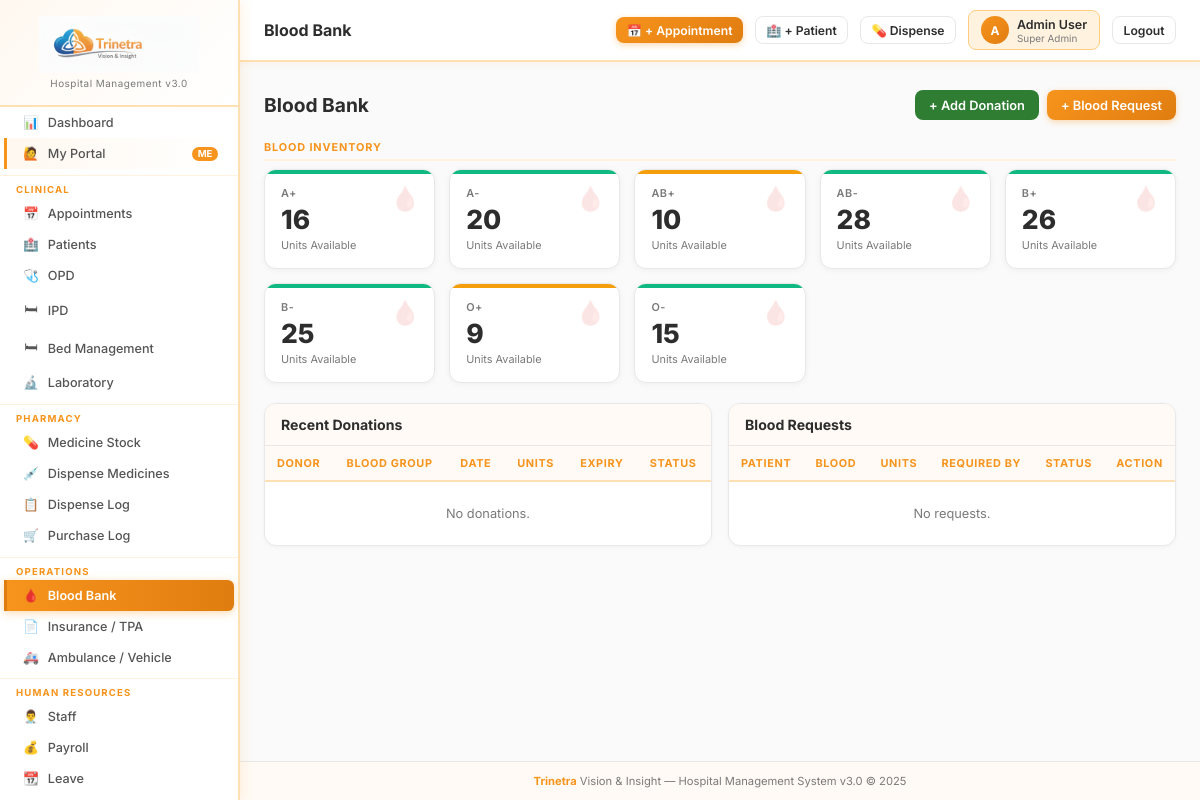
Page /bloodbank (signed in) on the committed database.
### tables this page shows
CREATE TABLE blood_inventory (
    id INTEGER PRIMARY KEY AUTOINCREMENT, blood_group TEXT NOT NULL UNIQUE,
    units_available INTEGER DEFAULT 0, last_updated TEXT DEFAULT CURRENT_TIMESTAMP
);

### app.py (the view)
@app.route('/bloodbank')
@perm_required('bloodbank','view')
def bloodbank():
    inventory  = qdb("SELECT * FROM blood_inventory ORDER BY blood_group")
    donations  = qdb("SELECT * FROM blood_donations ORDER BY id DESC LIMIT 50")
    requests   = qdb("""SELECT blood_requests.*,patients.patient_name FROM blood_requests
        LEFT JOIN patients ON patients.id=blood_requests.patient_id ORDER BY blood_requests.id DESC LIMIT 50""")
    return render_template('bloodbank/index.html', inventory=inventory, donations=donations, requests=requests)

### app.py (called while the page is built)
def get_db():
    db = getattr(g, '_database', None)
    if db is None:
        db = g._database = sqlite3.connect(DATABASE)
        db.row_factory = sqlite3.Row
        db.execute("PRAGMA foreign_keys = ON")
    return db

@app.teardown_appcontext
def close_connection(exception):
    db = getattr(g, '_database', None)
    if db is not None: db.close()

def qdb(query, args=(), one=False):
    cur = get_db().execute(query, args)
    rv = cur.fetchall()
    return (rv[0] if rv else None) if one else rv

def get_user(): return session.get('hospitaladmin', {})

def get_user_permissions():
    user = get_user()
    if not user: return {}
    if user.get('roles') == 'Super Admin':
        return {m: {'view':True,'add':True,'edit':True,'delete':True} for m in ALL_MODULES}
    role_id = user.get('role_id', 0)
    rows = qdb("SELECT module,can_view,can_add,can_edit,can_delete FROM role_permissions WHERE role_id=?", (role_id,))
    return {r['module']: {'view':bool(r['can_view']),'add':bool(r['can_add']),'edit':bool(r['can_edit']),'delete':bool(r['can_delete'])} for r in rows}

def perm_required(module, action='view'):
    def decorator(f):
        @wraps(f)
        def decorated(*args, **kwargs):
            if 'hospitaladmin' not in session:
                return redirect(url_for('login'))
            user = get_user()
            if user.get('roles') == 'Super Admin':
                return f(*args, **kwargs)
            perms = get_user_permissions()
            if not perms.get(module, {}).get(action):
                flash(f'Access denied: {action} permission required for {module}.', 'danger')
                return redirect(url_for('dashboard'))
            return f(*args, **kwargs)
        return decorated
    return decorator

@app.context_processor
def inject_globals():
    user = get_user()
    perms = get_user_permissions() if user else {}
    settings = {}
    if user:
        try:
            rows = qdb("SELECT name,value FROM sch_settings")
            settings = {r['name']: r['value'] for r in rows}
        except: pass
    return dict(current_user=type('U', (), user)() if user else None,
                user_perms=perms, settings=settings,
                ALL_MODULES=ALL_MODULES)

### templates/bloodbank/index.html
{% extends 'base.html' %}{% block title %}Blood Bank{% endblock %}{% block page_title %}Blood Bank{% endblock %}{% block content %}
<div class="page-header"><div><h1>Blood Bank</h1></div>
  <div class="flex gap-2">
    {% if user_perms.get('bloodbank',{}).get('add') %}<a href="{{ url_for('bloodbank_donate') }}" class="btn btn-success">+ Add Donation</a>
    <a href="{{ url_for('bloodbank_request') }}" class="btn btn-primary">+ Blood Request</a>{% endif %}
  </div>
</div>
<div class="form-section">Blood Inventory</div>
<div class="stats-grid">
  {% for inv in inventory %}
  <div class="stat-card" style="--card-color:{% if inv.units_available>10 %}#10b981{% elif inv.units_available>0 %}#f59e0b{% else %}#ef4444{% endif %};">
    <div class="stat-label">{{ inv.blood_group }}</div>
    <div class="stat-value">{{ inv.units_available }}</div>
    <div class="stat-sub">Units Available</div>
    <div class="stat-icon">🩸</div>
  </div>{% endfor %}
</div>
<div class="grid-2">
<div class="card"><div class="card-header"><h3>Recent Donations</h3></div><div class="card-body p-0"><div class="table-wrap"><table>
<thead><tr><th>Donor</th><th>Blood Group</th><th>Date</th><th>Units</th><th>Expiry</th><th>Status</th></tr></thead>
<tbody>{% for d in donations %}<tr>
  <td>{{ d.donor_name }}</td><td><span class="badge badge-danger">{{ d.blood_group }}</span></td>
  <td>{{ d.donation_date }}</td><td>{{ d.units_donated }}</td><td>{{ d.expiry_date or '—' }}</td>
  <td>{% if d.status=='available' %}<span class="badge badge-success">Available</span>{% else %}<span class="badge badge-secondary">Used</span>{% endif %}</td>
</tr>{% else %}<tr><td colspan="6" class="text-center text-muted" style="padding:1.5rem">No donations.</td></tr>{% endfor %}</tbody>
</table></div></div></div>
<div class="card"><div class="card-header"><h3>Blood Requests</h3></div><div class="card-body p-0"><div class="table-wrap"><table>
<thead><tr><th>Patient</th><th>Blood</th><th>Units</th><th>Required By</th><th>Status</th><th>Action</th></tr></thead>
<tbody>{% for r in requests %}<tr>
  <td>{{ r.patient_name or 'External' }}</td><td><span class="badge badge-danger">{{ r.blood_group }}</span></td>
  <td>{{ r.units_required }}</td><td>{{ r.required_date or '—' }}</td>
  <td>{% if r.status=='approved' %}<span class="badge badge-success">Approved</span>{% elif r.status=='rejected' %}<span class="badge badge-danger">Rejected</span>{% else %}<span class="badge badge-warning">Pending</span>{% endif %}</td>
  <td>{% if r.status=='pending' and user_perms.get('bloodbank',{}).get('edit') %}
    <form method="POST" action="{{ url_for('bloodbank_approve',rid=r.id) }}" style="display:inline"><button class="btn btn-success btn-xs">Approve</button></form>{% endif %}</td>
</tr>{% else %}<tr><td colspan="6" class="text-center text-muted" style="padding:1.5rem">No requests.</td></tr>{% endfor %}</tbody>
</table></div></div></div>
</div>{% endblock %}

### templates/base.html (style rules this page uses)
:root { --brand-orange:#F7941D; --brand-orange-dark:#e07d10; --brand-orange-light:#FFF3E0; --brand-blue:#1565C0; --sidebar:#ffffff; --sidebar-border:#ffe0b2; --sidebar-hover:#fff8f0; --sidebar-active-bg:#F7941D; --sidebar-active-text:#ffffff; --topbar:#ffffff; --bg:#fafafa; --card:#ffffff; --border:#e8e8e8; --text:#2d2d2d; --muted:#7a7a7a; --primary:#F7941D; --primary-dark:#e07d10; --success:#2e7d32; --danger:#c62828; --warning:#e65100; --info:#0277bd; --purple:#6a1b9a; }
* { margin:0;padding:0;box-sizing:border-box; }
html,body { height:100%; }
body { font-family:'Inter',system-ui,sans-serif; background:var(--bg); color:var(--text); display:flex; min-height:100vh; overflow-x:hidden; }
.page-header { display:flex;align-items:center;justify-content:space-between; margin-bottom:1.25rem;flex-wrap:wrap;gap:.75rem; }
.page-header h1 { font-size:1.2rem;font-weight:700;color:var(--text); }
.card { background:var(--card); border:1px solid var(--border); border-radius:.75rem; overflow:hidden; margin-bottom:1rem; box-shadow:0 1px 4px rgba(0,0,0,.04); }
.card-header { padding:.75rem 1rem; border-bottom:1px solid var(--border); display:flex;align-items:center;justify-content:space-between; background:#fffaf5; }
.card-header h3 { font-size:.88rem;font-weight:700;color:var(--text); }
.card-body { padding:1rem; }
.card-body.p-0 { padding:0; }
.stats-grid { display:grid; grid-template-columns:repeat(auto-fill,minmax(150px,1fr)); gap:.875rem; margin-bottom:1.25rem; }
.stat-card { background:#fff; border:1px solid var(--border); border-radius:.75rem; padding:1rem; position:relative; overflow:hidden; box-shadow:0 1px 6px rgba(0,0,0,.05); transition:transform .15s; }
.stat-card::before { content:'';position:absolute;top:0;left:0;right:0;height:4px; background:var(--card-color,var(--brand-orange)); }
.stat-label { font-size:.68rem;font-weight:600;color:var(--muted);text-transform:uppercase;letter-spacing:.05em; }
.stat-value { font-size:1.65rem;font-weight:800;color:var(--text);line-height:1.2;margin:.2rem 0; }
.stat-sub { font-size:.68rem;color:var(--muted); }
.stat-icon { position:absolute;right:.875rem;top:.875rem;font-size:1.5rem;opacity:.12; }
.grid-2 { display:grid;grid-template-columns:1fr 1fr;gap:1rem; }
.table-wrap { overflow-x:auto; }
table { width:100%;border-collapse:collapse;font-size:.8rem; }
thead tr { background:#fffaf5; }
th { padding:.6rem .75rem;text-align:left; font-size:.68rem;font-weight:700; color:var(--brand-orange); text-transform:uppercase;letter-spacing:.06em; white-space:nowrap; border-bottom:2px solid var(--sidebar-border); }
td { padding:.6rem .75rem;border-bottom:1px solid #f0f0f0;vertical-align:middle; }
tr:last-child td { border-bottom:none; }
.form-section { font-size:.68rem;font-weight:700; color:var(--brand-orange); text-transform:uppercase;letter-spacing:.08em; margin:1.25rem 0 .5rem; padding-bottom:.35rem; border-bottom:2px solid var(--brand-orange-light); }
.btn { display:inline-flex;align-items:center;gap:.4rem; padding:.45rem .875rem;border-radius:.5rem; font-size:.8rem;font-weight:600;cursor:pointer; border:none;text-decoration:none;transition:.15s;white-space:nowrap; }
.btn-primary { background:linear-gradient(135deg,var(--brand-orange),var(--brand-orange-dark));color:#fff;box-shadow:0 2px 6px rgba(247,148,29,.35); }
.btn-success { background:#2e7d32;color:#fff; }
.flex { display:flex; }
.gap-2 { gap:.5rem; }
.text-center { text-align:center; }
.text-muted { color:var(--muted); }

### rows in the picture
blood_inventory: blood_group "A+", units_available "16"
blood_inventory: blood_group "A-", units_available "20"
blood_inventory: blood_group "AB+", units_available "10"
blood_inventory: blood_group "AB-", units_available "28"
blood_inventory: blood_group "B+", units_available "26"
blood_inventory: blood_group "B-", units_available "25"
blood_inventory: blood_group "O+", units_available "9"
blood_inventory: blood_group "O-", units_available "15"

### other values in the picture
{{ current_user.username[:1].upper() if current_user else 'U' }} "A"
{{ current_user.username if current_user else '' }} "Admin User"
{{ current_user.roles if current_user else '' }} "Super Admin"
